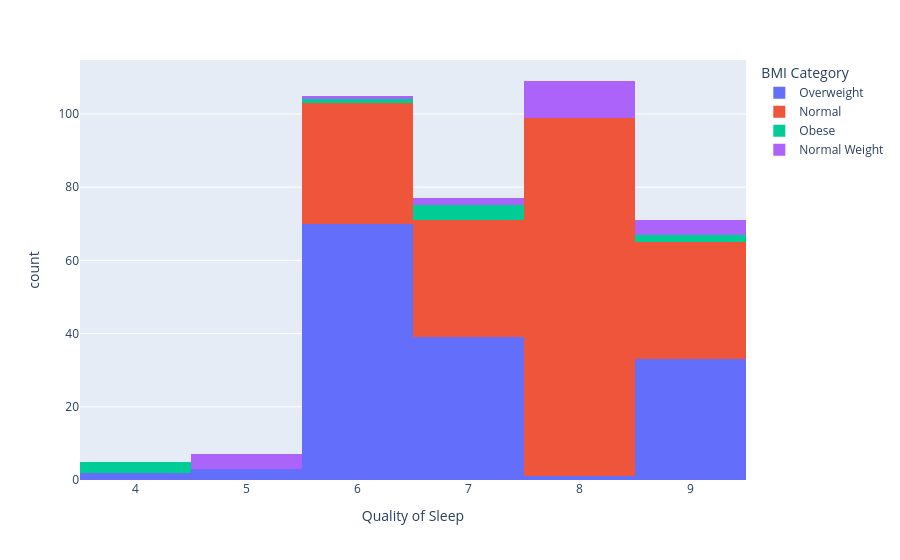

Write notebook code for a chart like this one.
### Markdown cell above
BMI Categoryを確認したところ、  
Normal、Overweight、Obeseのカテゴリが存在した一方、  
Underweight（やせ型）のサンプルは確認されなかった。  

そのため本モデルは標準体重以上のサンプルを中心に学習しており、  
低体重者に対する予測性能には注意が必要である。

### Code cell
px.histogram(
    df,
    x="Quality of Sleep",
    color="BMI Category"
)

# 男性は若い人が多い、女性は中年層が多い
# 女性の中年層が一番

### Figure 1 — Plotly figure (JSON) as saved in the notebook; plotly's stock layout.template omitted (floating-point values rounded to 4 significant figures; data arrays with more than 128 entries replaced by an {"elided": "..."} marker saying what was removed)
{"data": [{"bingroup": "x", "hovertemplate": "BMI Category=Overweight<br>Quality of Sleep=%{x}<br>count=%{y}<extra></extra>", "legendgroup": "Overweight", "marker": {"color": "#636efa", "pattern": {"shape": ""}}, "name": "Overweight", "orientation": "v", "showlegend": true, "type": "histogram", "x": {"elided": "148 int values"}, "xaxis": "x", "yaxis": "y"}, {"bingroup": "x", "hovertemplate": "BMI Category=Normal<br>Quality of Sleep=%{x}<br>count=%{y}<extra></extra>", "legendgroup": "Normal", "marker": {"color": "#EF553B", "pattern": {"shape": ""}}, "name": "Normal", "orientation": "v", "showlegend": true, "type": "histogram", "x": {"elided": "195 int values"}, "xaxis": "x", "yaxis": "y"}, {"bingroup": "x", "hovertemplate": "BMI Category=Obese<br>Quality of Sleep=%{x}<br>count=%{y}<extra></extra>", "legendgroup": "Obese", "marker": {"color": "#00cc96", "pattern": {"shape": ""}}, "name": "Obese", "orientation": "v", "showlegend": true, "type": "histogram", "x": [4, 4, 4, 6, 7, 7, 7, 7, 9, 9], "xaxis": "x", "yaxis": "y"}, {"bingroup": "x", "hovertemplate": "BMI Category=Normal Weight<br>Quality of Sleep=%{x}<br>count=%{y}<extra></extra>", "legendgroup": "Normal Weight", "marker": {"color": "#ab63fa", "pattern": {"shape": ""}}, "name": "Normal Weight", "orientation": "v", "showlegend": true, "type": "histogram", "x": [5, 5, 5, 5, 8, 8, 8, 8, 8, 8, 8, 7, 9, 9, 8, 8, 8, 6, 7, 9, 9], "xaxis": "x", "yaxis": "y"}], "layout": {"barmode": "relative", "legend": {"title": {"text": "BMI Category"}, "tracegroupgap": 0}, "margin": {"t": 60}, "xaxis": {"anchor": "y", "domain": [0, 1], "title": {"text": "Quality of Sleep"}}, "yaxis": {"anchor": "x", "domain": [0, 1], "title": {"text": "count"}}}}
